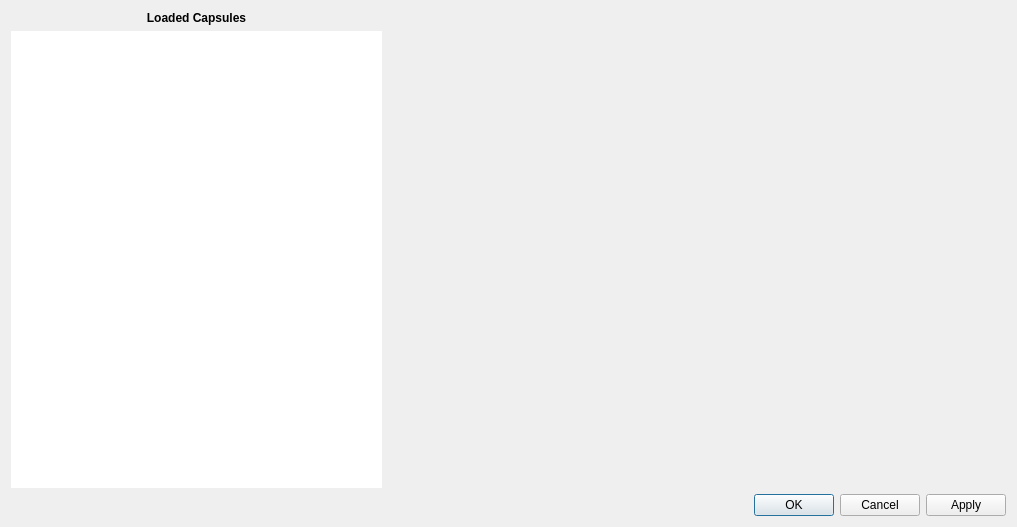
<?xml version="1.0" encoding="UTF-8"?>
<ui version="4.0">
 <class>CapsuleConfigDialog</class>
 <widget class="QDialog" name="CapsuleConfigDialog">
  <property name="geometry">
   <rect>
    <x>0</x>
    <y>0</y>
    <width>1017</width>
    <height>527</height>
   </rect>
  </property>
  <property name="windowTitle">
   <string>Capsule Options</string>
  </property>
  <layout class="QGridLayout" name="gridLayout" rowstretch="0,1,0" columnstretch="3,5">
   <item row="1" column="0">
    <widget class="CapsuleList" name="CapsuleList">
     <property name="sizePolicy">
      <sizepolicy hsizetype="Expanding" vsizetype="Expanding">
       <horstretch>0</horstretch>
       <verstretch>0</verstretch>
      </sizepolicy>
     </property>
     <property name="maximumSize">
      <size>
       <width>400</width>
       <height>16777215</height>
      </size>
     </property>
     <property name="frameShape">
      <enum>QFrame::NoFrame</enum>
     </property>
    </widget>
   </item>
   <item row="0" column="0">
    <widget class="QLabel" name="label">
     <property name="font">
      <font>
       <weight>75</weight>
       <bold>true</bold>
      </font>
     </property>
     <property name="text">
      <string>Loaded Capsules</string>
     </property>
     <property name="textFormat">
      <enum>Qt::AutoText</enum>
     </property>
     <property name="alignment">
      <set>Qt::AlignCenter</set>
     </property>
    </widget>
   </item>
   <item row="2" column="0" colspan="2">
    <widget class="QDialogButtonBox" name="dialog_button_box">
     <property name="orientation">
      <enum>Qt::Horizontal</enum>
     </property>
     <property name="standardButtons">
      <set>QDialogButtonBox::Apply|QDialogButtonBox::Cancel|QDialogButtonBox::Ok</set>
     </property>
    </widget>
   </item>
  </layout>
 </widget>
 <customwidgets>
  <customwidget>
   <class>CapsuleList</class>
   <extends>QListWidget</extends>
   <header>brainframe.client.ui.dialogs.capsule_configuration.capsule_list.capsule_list</header>
  </customwidget>
 </customwidgets>
 <resources/>
 <connections>
  <connection>
   <sender>dialog_button_box</sender>
   <signal>accepted()</signal>
   <receiver>CapsuleConfigDialog</receiver>
   <slot>accept()</slot>
   <hints>
    <hint type="sourcelabel">
     <x>1006</x>
     <y>516</y>
    </hint>
    <hint type="destinationlabel">
     <x>301</x>
     <y>526</y>
    </hint>
   </hints>
  </connection>
  <connection>
   <sender>dialog_button_box</sender>
   <signal>rejected()</signal>
   <receiver>CapsuleConfigDialog</receiver>
   <slot>reject()</slot>
   <hints>
    <hint type="sourcelabel">
     <x>968</x>
     <y>516</y>
    </hint>
    <hint type="destinationlabel">
     <x>345</x>
     <y>526</y>
    </hint>
   </hints>
  </connection>
  <connection>
   <sender>CapsuleList</sender>
   <signal>capsule_selection_changed(QString)</signal>
   <receiver>CapsuleConfigDialog</receiver>
   <slot>on_capsule_change(QString)</slot>
   <hints>
    <hint type="sourcelabel">
     <x>265</x>
     <y>253</y>
    </hint>
    <hint type="destinationlabel">
     <x>123</x>
     <y>512</y>
    </hint>
   </hints>
  </connection>
 </connections>
 <slots>
  <slot>on_capsule_change(QString)</slot>
 </slots>
</ui>
